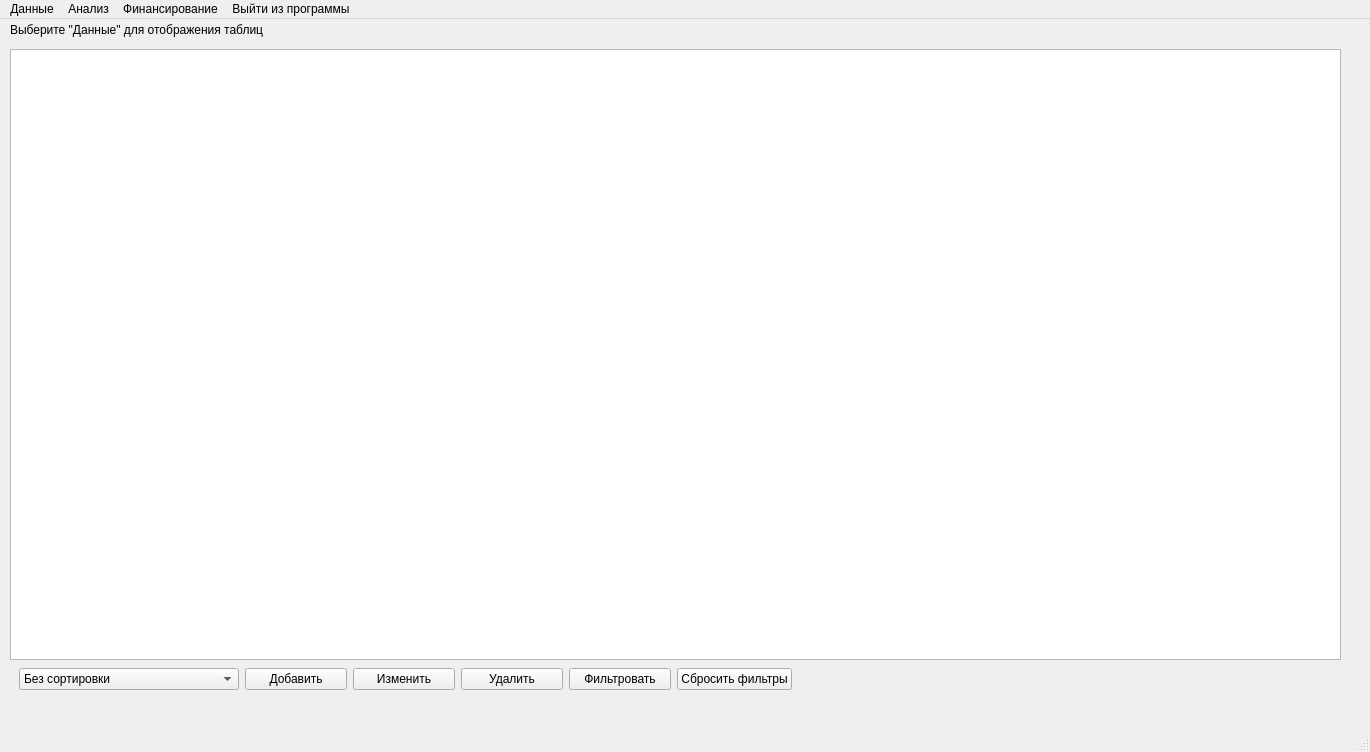
<?xml version="1.0" encoding="UTF-8"?>
<ui version="4.0">
 <class>MainWindow</class>
 <widget class="QMainWindow" name="MainWindow">
  <property name="geometry">
   <rect>
    <x>0</x>
    <y>0</y>
    <width>1370</width>
    <height>752</height>
   </rect>
  </property>
  <property name="windowTitle">
   <string>MainWindow</string>
  </property>
  <widget class="QWidget" name="centralwidget">
   <widget class="QTableWidget" name="ViewWidget">
    <property name="geometry">
     <rect>
      <x>10</x>
      <y>30</y>
      <width>1331</width>
      <height>611</height>
     </rect>
    </property>
   </widget>
   <widget class="QFrame" name="horizontalFrame">
    <property name="geometry">
     <rect>
      <x>10</x>
      <y>640</y>
      <width>791</width>
      <height>41</height>
     </rect>
    </property>
    <layout class="QHBoxLayout" name="horizontalLayout">
     <item>
      <widget class="QComboBox" name="comboBoxSort">
       <item>
        <property name="text">
         <string>Без сортировки</string>
        </property>
       </item>
       <item>
        <property name="text">
         <string>Сортировка по каждому столбцу</string>
        </property>
       </item>
       <item>
        <property name="text">
         <string>Сортировка по Увеличению Кода</string>
        </property>
       </item>
       <item>
        <property name="text">
         <string>Сортировка по Убыванию Кода</string>
        </property>
       </item>
      </widget>
     </item>
     <item>
      <widget class="QPushButton" name="appendButton">
       <property name="text">
        <string>Добавить</string>
       </property>
      </widget>
     </item>
     <item>
      <widget class="QPushButton" name="changeButton">
       <property name="text">
        <string>Изменить</string>
       </property>
      </widget>
     </item>
     <item>
      <widget class="QPushButton" name="removeButton">
       <property name="text">
        <string>Удалить</string>
       </property>
      </widget>
     </item>
     <item>
      <widget class="QPushButton" name="filterButton">
       <property name="text">
        <string>Фильтровать</string>
       </property>
      </widget>
     </item>
     <item>
      <widget class="QPushButton" name="resetFiltersButton">
       <property name="text">
        <string>Сбросить фильтры</string>
       </property>
      </widget>
     </item>
    </layout>
   </widget>
   <widget class="QLabel" name="label">
    <property name="geometry">
     <rect>
      <x>10</x>
      <y>0</y>
      <width>791</width>
      <height>21</height>
     </rect>
    </property>
    <property name="text">
     <string>Выберите &quot;Данные&quot; для отображения таблиц</string>
    </property>
   </widget>
  </widget>
  <widget class="QMenuBar" name="menubar">
   <property name="geometry">
    <rect>
     <x>0</x>
     <y>0</y>
     <width>1370</width>
     <height>21</height>
    </rect>
   </property>
   <widget class="QMenu" name="Datamenu">
    <property name="title">
     <string>Данные</string>
    </property>
    <addaction name="Niraction"/>
    <addaction name="Financialaction"/>
    <addaction name="Grntiaction"/>
    <addaction name="Vuzaction"/>
   </widget>
   <widget class="QMenu" name="Analmenu">
    <property name="title">
     <string>Анализ</string>
    </property>
   </widget>
   <widget class="QMenu" name="Financialmenu">
    <property name="title">
     <string>Финансирование</string>
    </property>
   </widget>
   <widget class="QMenu" name="Exmenu">
    <property name="title">
     <string>Выйти из программы</string>
    </property>
    <addaction name="Exaction"/>
   </widget>
   <addaction name="Datamenu"/>
   <addaction name="Analmenu"/>
   <addaction name="Financialmenu"/>
   <addaction name="Exmenu"/>
  </widget>
  <widget class="QStatusBar" name="statusbar"/>
  <action name="Niraction">
   <property name="text">
    <string>НИР</string>
   </property>
  </action>
  <action name="Financialaction">
   <property name="text">
    <string>Финансирование</string>
   </property>
  </action>
  <action name="Grntiaction">
   <property name="text">
    <string>ГРНТИ</string>
   </property>
  </action>
  <action name="Vuzaction">
   <property name="text">
    <string>ВУЗы</string>
   </property>
  </action>
  <action name="Exaction">
   <property name="text">
    <string>Выход</string>
   </property>
  </action>
 </widget>
 <resources/>
 <connections/>
</ui>
